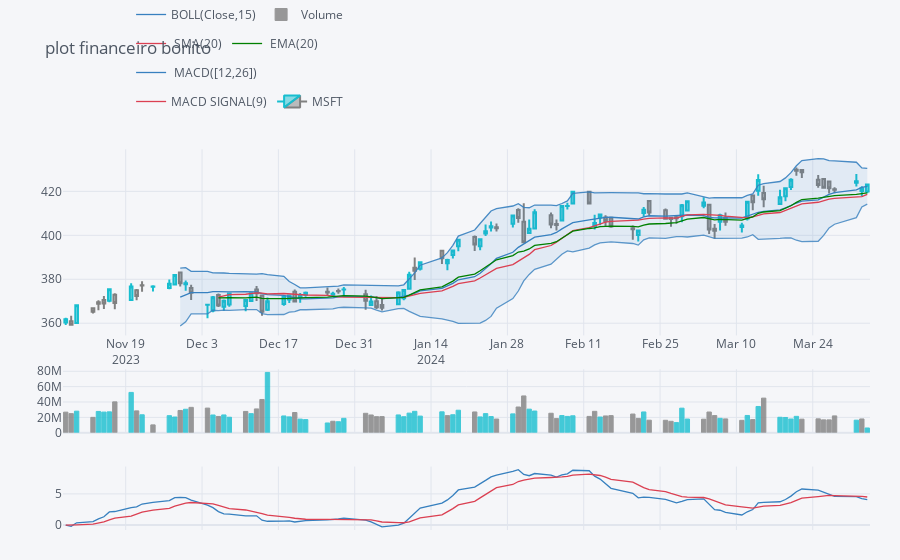

Write notebook code for a chart like this one.
### Code cell
import yfinance as yf
import pandas as pd
import cufflinks as cf
import plotly.offline as plyo
plyo.init_notebook_mode(connected = True)

df = yf.Ticker("MSFT").history(period="100d").drop(columns=["Dividends","Stock Splits"])
df.rename(columns={"Open":"open","High":"high","Low":"low","Close":"close"})

qf = cf.QuantFig(df,
             title="plot financeiro bonito",
             legend="top",
             name="MSFT")
qf.add_bollinger_bands(periods=15,boll_std=2)
qf.add_volume()
qf.add_sma(periods = 20, color='red')
qf.add_ema(periods = 20, color='green')

#qf.add_resistance('02-09-2024')
#qf.add_support('02-21-2024')
#qf.add_trendline('01-08-2024','03-12-2024')
#qf.add_adx(periods = 14)
#qf.add_atr(periods = 14)
#qf.add_dmi(periods = 14)
#qf.add_ptps(periods = 14, af=0.2, initial="long") # Parabolic SAR

#qf.add_cci(periods = 14, cci_upper=100, cci_lower=-100, showbands=True)
qf.add_macd(fast_period=12, slow_period=26, signal_period=9)
#qf.add_rsi(periods=14,rsi_upper=70,rsi_lower=30,showbands=True)


plyo.iplot(qf.iplot(asFigure=True))
